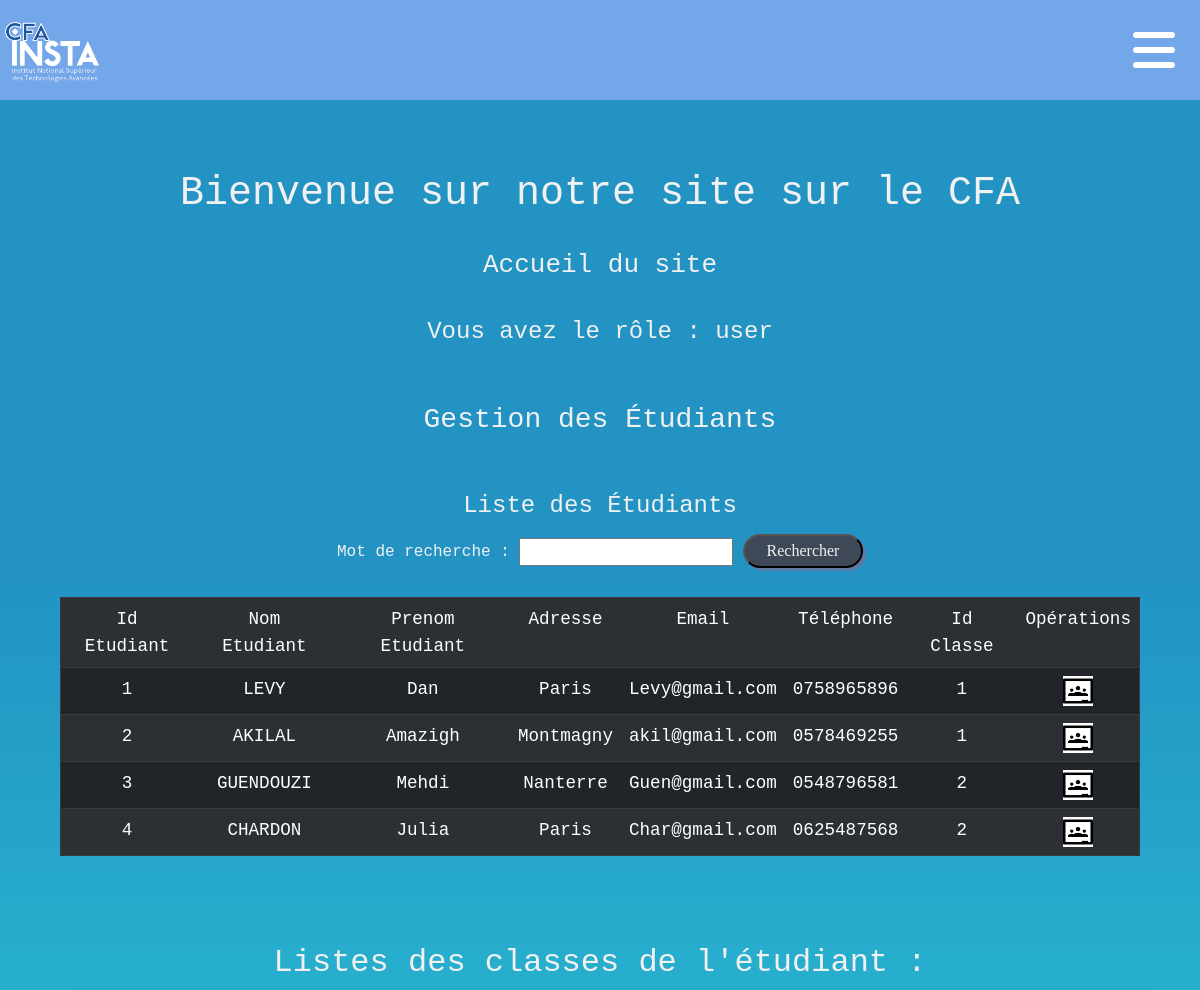
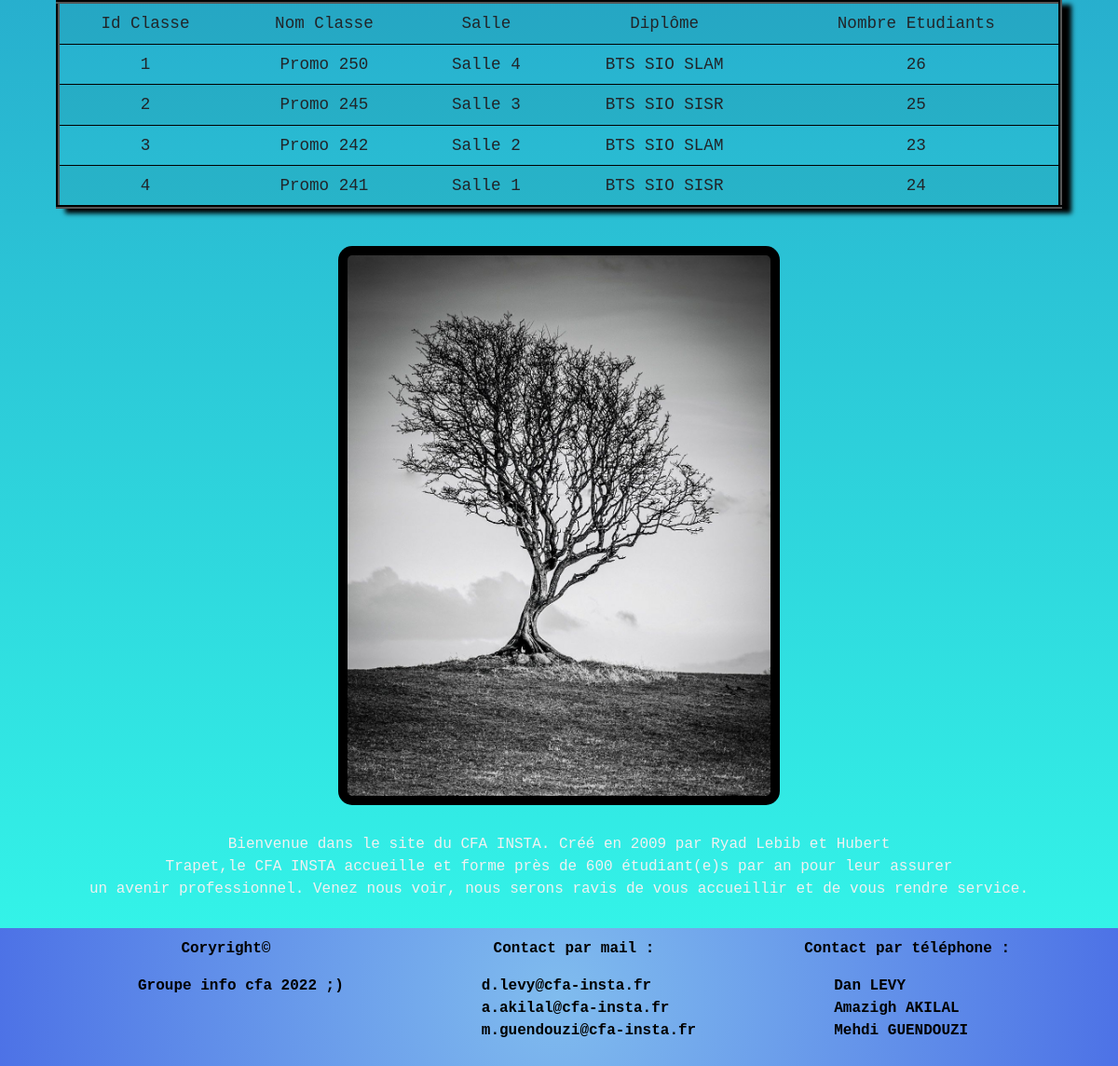
/home.php?page=2 (signed in), run on the app's committed database (2 pictures, top to bottom).
### tables this page shows
create table etudiant(
    idetudiant int(3) not null auto_increment,
    nom varchar(50) not null,
    prenom varchar(50) not null,
    adresse varchar(50),
    email varchar(50) not null,
    mdp varchar(50) not null,
    tel varchar(50),
    idclasse int(3) not null,
    primary key (idetudiant),
    foreign key(idclasse) references classe(idclasse)
);

create table classe(
    idclasse int(3) not null auto_increment,
    nomClasse varchar(50) not null,
    salle varchar(50) not null,
    diplome varchar(50),
    nbEtudiants int(3) not null,
    primary key (idclasse)
);

### fonctions/fonctions.php (called while the page is built, shortened)
<?php
     function connexion ()
     {
        $con = mysqli_connect("localhost", "root", "", "groupe_cfa_250");
         return $con;
     }
function selectAllClasses (){
    $requete = "select * from classe; ";
    $con = connexion();
    if ($con){
        $lesClasses = mysqli_query($con, $requete);
    }
    else{
        return null;
    }
    return $lesClasses;
}
function selectAllEtudiants (){
    $requete = "select * from etudiant; ";
    $con = connexion();
    if ($con){
        $lesEtudiants = mysqli_query($con, $requete);
    }
    else{
        return null;
    }
    return $lesEtudiants;
}
?>

### vues/vue_les_etudiants.php (the view, shortened to what this page needs)
<h4> Liste des Étudiants </h4>
<form method="post" action="">
    Mot de recherche :
    <input type="text" name="mot">
    <input class="boutonP" type="submit" name="Rechercher" value="Rechercher">
</form>
<br />
<div style="width: 90%;">
    <table class="table table-hover table-striped table-dark table_inline_flex" border="1">
        <tr>
            <td class="text-center align-midlle"> Id Etudiant</td>
            <td class="text-center align-midlle"> Nom Etudiant</td>
            <td class="text-center align-midlle"> Prenom Etudiant</td>
            <td class="text-center align-midlle"> Adresse</td>
            <td class="text-center align-midlle"> Email</td>
            <td class="text-center align-midlle"> Téléphone</td>
            <td class="text-center align-midlle"> Id Classe</td>
            <td class="text-center align-midlle"> Opérations</td>
        </tr>
        <?php
        foreach ($lesEtudiants as $unEtudiant) {
            echo "<tr>";
            echo "<td class='text-center align-midlle'>" . $unEtudiant['idetudiant'] . "</td>";
            echo "<td class='text-center align-midlle'>" . $unEtudiant['nom'] . "</td>";
            echo "<td class='text-center align-midlle'>" . $unEtudiant['prenom'] . "</td>";
            echo "<td class='text-center align-midlle'>" . $unEtudiant['adresse'] . "</td>";
            echo "<td class='text-center align-midlle'>" . $unEtudiant['email'] . "</td>";
            echo "<td class='text-center align-midlle'>" . $unEtudiant['tel'] . "</td>";
            echo "<td class='text-center align-midlle'>" . $unEtudiant['idclasse'] . "</td>";
            echo "<td class='text-center align-midlle'>";
            echo "<a href='home.php?page=2&action=classe&idetudiant=" . $unEtudiant['idetudiant'] . "'>";
            echo "<img src = 'images/classe.png' height = '30' width = '30' style='object-fit: cover;'> ";
            echo "</a>";
            echo "</td>";
            echo "</tr>";
        }
        ?>
    </table>
</div> <br />

### vues/vue_les_classes_etudiants.php
<div style="width: 90%;">
    <table class="table table-striped table-hover table_inline_flex" border="4" style="box-shadow: 10px 5px 5px black; border-color: black;">
        <tr>
            <td class="font-weight-bold text-center align-midlle"> Id Classe </td>
            <td class="font-weight-bold text-center align-midlle"> Nom Classe </td>
            <td class="font-weight-bold text-center align-midlle"> Salle </td>
            <td class="font-weight-bold text-center align-midlle"> Diplôme </td>
            <td class="font-weight-bold text-center align-midlle"> Nombre Etudiants </td>
        </tr>
        <?php
        foreach ($lesClasses as $uneClasse) {
            echo "<tr>";
            echo "<td class='font-weight-bold text-center align-middle'>" . $uneClasse['idclasse'] . "</td>";
            echo "<td class='font-weight-bold text-center align-middle'>" . $uneClasse['nomClasse'] . "</td>";
            echo "<td class='font-weight-bold text-center align-middle'>" . $uneClasse['salle'] . "</td>";
            echo "<td class='font-weight-bold text-center align-middle'>" . $uneClasse['diplome'] . "</td>";
            echo "<td class='font-weight-bold text-center align-middle'>" . $uneClasse['nbEtudiants'] . "</td>";
            echo "</tr>";
        }
        ?>
    </table>
</div><br />

### style1.css (style rules this page uses)
* { margin: 0; padding: 0; }
body { background: linear-gradient(180deg, rgba(34, 147, 195, 1) 27%, rgba(45, 253, 235, 0.9626225490196079) 100%); background-size: cover; color: #F1F1F1; background-repeat: no-repeat; font-family: 'Roboto Mono', monospace; min-width: 360px; height: 100%; }
@media all and (min-width: 1036px) { .table_inline_flex { margin-right: 50px; font-size: 1.1em; } }
.boutonP { margin: 5px 0; border-radius: 30px; font-family: fantasy; background-color: #3F4856; color: #F1F1F1; width: 120px; padding: 3px; box-shadow: 3px 3px #5D79A5; }

### data on the page
etudiant: idetudiant "1", nom "LEVY", prenom "Dan", adresse "Paris", email "Levy@gmail.com", tel "0758965896", idclasse "1"
etudiant: idetudiant "2", nom "AKILAL", prenom "Amazigh", adresse "Montmagny", email "akil@gmail.com", tel "0578469255", idclasse "1"
etudiant: idetudiant "3", nom "GUENDOUZI", prenom "Mehdi", adresse "Nanterre", email "Guen@gmail.com", tel "0548796581", idclasse "2"
etudiant: idetudiant "4", nom "CHARDON", prenom "Julia", adresse "Paris", email "Char@gmail.com", tel "0625487568", idclasse "2"
classe: idclasse "1", nomClasse "Promo 250", salle "Salle 4", diplome "BTS SIO SLAM", nbEtudiants "26"
classe: idclasse "2", nomClasse "Promo 245", salle "Salle 3", diplome "BTS SIO SISR", nbEtudiants "25"
classe: idclasse "3", nomClasse "Promo 242", salle "Salle 2", diplome "BTS SIO SLAM", nbEtudiants "23"
classe: idclasse "4", nomClasse "Promo 241", salle "Salle 1", diplome "BTS SIO SISR", nbEtudiants "24"

### other printed values
$_SESSION['role'] "user"
